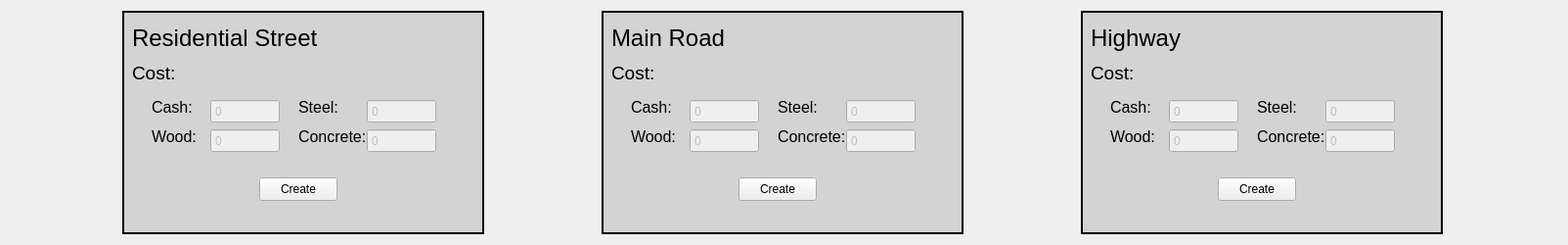
            <widget class="QWidget" name="scrollAreaWidgetContents_7">
             <property name="geometry">
              <rect>
               <x>0</x>
               <y>0</y>
               <width>1603</width>
               <height>250</height>
              </rect>
             </property>
             <layout class="QHBoxLayout" name="horizontalLayout_12">
              <item>
               <widget class="QFrame" name="frmRoadRes">
                <property name="minimumSize">
                 <size>
                  <width>370</width>
                  <height>0</height>
                 </size>
                </property>
                <property name="maximumSize">
                 <size>
                  <width>370</width>
                  <height>16777215</height>
                 </size>
                </property>
                <property name="styleSheet">
                 <string notr="true">#frmRoadRes {
	background-color: rgb(211, 211, 211);
	border: 2px solid black;
}</string>
                </property>
                <property name="frameShape">
                 <enum>QFrame::StyledPanel</enum>
                </property>
                <property name="frameShadow">
                 <enum>QFrame::Raised</enum>
                </property>
                <widget class="QPushButton" name="btnRoadRes">
                 <property name="geometry">
                  <rect>
                   <x>140</x>
                   <y>170</y>
                   <width>80</width>
                   <height>24</height>
                  </rect>
                 </property>
                 <property name="text">
                  <string>Create</string>
                 </property>
                </widget>
                <widget class="QLabel" name="label_345">
                 <property name="geometry">
                  <rect>
                   <x>10</x>
                   <y>10</y>
                   <width>191</width>
                   <height>35</height>
                  </rect>
                 </property>
                 <property name="font">
                  <font>
                   <pointsize>18</pointsize>
                  </font>
                 </property>
                 <property name="text">
                  <string>Residential Street</string>
                 </property>
                </widget>
                <widget class="QLabel" name="label_346">
                 <property name="geometry">
                  <rect>
                   <x>10</x>
                   <y>55</y>
                   <width>49</width>
                   <height>16</height>
                  </rect>
                 </property>
                 <property name="font">
                  <font>
                   <pointsize>14</pointsize>
                  </font>
                 </property>
                 <property name="text">
                  <string>Cost:</string>
                 </property>
                </widget>
                <widget class="QSpinBox" name="spnRoadResWood">
                 <property name="enabled">
                  <bool>false</bool>
                 </property>
                 <property name="geometry">
                  <rect>
                   <x>90</x>
                   <y>120</y>
                   <width>71</width>
                   <height>25</height>
                  </rect>
                 </property>
                 <property name="buttonSymbols">
                  <enum>QAbstractSpinBox::NoButtons</enum>
                 </property>
                 <property name="minimum">
                  <number>0</number>
                 </property>
                 <property name="maximum">
                  <number>1000000</number>
                 </property>
                </widget>
                <widget class="QLabel" name="label_347">
                 <property name="geometry">
                  <rect>
                   <x>30</x>
                   <y>120</y>
                   <width>49</width>
                   <height>16</height>
                  </rect>
                 </property>
                 <property name="font">
                  <font>
                   <pointsize>12</pointsize>
                  </font>
                 </property>
                 <property name="text">
                  <string>Wood:</string>
                 </property>
                </widget>
                <widget class="QSpinBox" name="spnRoadResSteel">
                 <property name="enabled">
                  <bool>false</bool>
                 </property>
                 <property name="geometry">
                  <rect>
                   <x>250</x>
                   <y>90</y>
                   <width>71</width>
                   <height>25</height>
                  </rect>
                 </property>
                 <property name="buttonSymbols">
                  <enum>QAbstractSpinBox::NoButtons</enum>
                 </property>
                 <property name="minimum">
                  <number>0</number>
                 </property>
                 <property name="maximum">
                  <number>1000000</number>
                 </property>
                </widget>
                <widget class="QLabel" name="label_348">
                 <property name="geometry">
                  <rect>
                   <x>180</x>
                   <y>90</y>
                   <width>49</width>
                   <height>16</height>
                  </rect>
                 </property>
                 <property name="font">
                  <font>
                   <pointsize>12</pointsize>
                  </font>
                 </property>
                 <property name="text">
                  <string>Steel:</string>
                 </property>
                </widget>
                <widget class="QLabel" name="label_349">
                 <property name="geometry">
                  <rect>
                   <x>180</x>
                   <y>120</y>
                   <width>71</width>
                   <height>16</height>
                  </rect>
                 </property>
                 <property name="font">
                  <font>
                   <pointsize>12</pointsize>
                  </font>
                 </property>
                 <property name="text">
                  <string>Concrete:</string>
                 </property>
                </widget>
                <widget class="QSpinBox" name="spnRoadResConcrete">
                 <property name="enabled">
                  <bool>false</bool>
                 </property>
                 <property name="geometry">
                  <rect>
                   <x>250</x>
                   <y>120</y>
                   <width>71</width>
                   <height>25</height>
                  </rect>
                 </property>
                 <property name="buttonSymbols">
                  <enum>QAbstractSpinBox::NoButtons</enum>
                 </property>
                 <property name="minimum">
                  <number>0</number>
                 </property>
                 <property name="maximum">
                  <number>1000000</number>
                 </property>
                </widget>
                <widget class="QSpinBox" name="spnRoadResCost">
                 <property name="enabled">
                  <bool>false</bool>
                 </property>
                 <property name="geometry">
                  <rect>
                   <x>90</x>
                   <y>90</y>
                   <width>71</width>
                   <height>25</height>
                  </rect>
                 </property>
                 <property name="buttonSymbols">
                  <enum>QAbstractSpinBox::NoButtons</enum>
                 </property>
                 <property name="minimum">
                  <number>0</number>
                 </property>
                 <property name="maximum">
                  <number>1000000</number>
                 </property>
                </widget>
                <widget class="QLabel" name="label_350">
                 <property name="geometry">
                  <rect>
                   <x>30</x>
                   <y>90</y>
                   <width>49</width>
                   <height>16</height>
                  </rect>
                 </property>
                 <property name="font">
                  <font>
                   <pointsize>12</pointsize>
                  </font>
                 </property>
                 <property name="text">
                  <string>Cash:</string>
                 </property>
                </widget>
               </widget>
              </item>
              <item>
               <widget class="QFrame" name="frmRoadMain">
                <property name="minimumSize">
                 <size>
                  <width>370</width>
                  <height>0</height>
                 </size>
                </property>
                <property name="maximumSize">
                 <size>
                  <width>370</width>
                  <height>16777215</height>
                 </size>
                </property>
                <property name="styleSheet">
                 <string notr="true">#frmRoadMain {
	background-color: rgb(211, 211, 211);
	border: 2px solid black;
}</string>
                </property>
                <property name="frameShape">
                 <enum>QFrame::StyledPanel</enum>
                </property>
                <property name="frameShadow">
                 <enum>QFrame::Raised</enum>
                </property>
                <widget class="QPushButton" name="btnRoadMain">
                 <property name="geometry">
                  <rect>
                   <x>140</x>
                   <y>170</y>
                   <width>80</width>
                   <height>24</height>
                  </rect>
                 </property>
                 <property name="text">
                  <string>Create</string>
                 </property>
                </widget>
                <widget class="QLabel" name="label_352">
                 <property name="geometry">
                  <rect>
                   <x>10</x>
                   <y>10</y>
                   <width>151</width>
                   <height>35</height>
                  </rect>
                 </property>
                 <property name="font">
                  <font>
                   <pointsize>18</pointsize>
                  </font>
                 </property>
                 <property name="text">
                  <string>Main Road</string>
                 </property>
                </widget>
                <widget class="QLabel" name="label_353">
                 <property name="geometry">
                  <rect>
                   <x>10</x>
                   <y>55</y>
                   <width>49</width>
                   <height>16</height>
                  </rect>
                 </property>
                 <property name="font">
                  <font>
                   <pointsize>14</pointsize>
                  </font>
                 </property>
                 <property name="text">
                  <string>Cost:</string>
                 </property>
                </widget>
                <widget class="QSpinBox" name="spnRoadMainWood">
                 <property name="enabled">
                  <bool>false</bool>
                 </property>
                 <property name="geometry">
                  <rect>
                   <x>90</x>
                   <y>120</y>
                   <width>71</width>
                   <height>25</height>
                  </rect>
                 </property>
                 <property name="buttonSymbols">
                  <enum>QAbstractSpinBox::NoButtons</enum>
                 </property>
                 <property name="minimum">
                  <number>0</number>
                 </property>
                 <property name="maximum">
                  <number>1000000</number>
                 </property>
                </widget>
                <widget class="QLabel" name="label_354">
                 <property name="geometry">
                  <rect>
                   <x>30</x>
                   <y>120</y>
                   <width>49</width>
                   <height>16</height>
                  </rect>
                 </property>
                 <property name="font">
                  <font>
                   <pointsize>12</pointsize>
                  </font>
                 </property>
                 <property name="text">
                  <string>Wood:</string>
                 </property>
                </widget>
                <widget class="QSpinBox" name="spnRoadMainSteel">
                 <property name="enabled">
                  <bool>false</bool>
                 </property>
                 <property name="geometry">
                  <rect>
                   <x>250</x>
                   <y>90</y>
                   <width>71</width>
                   <height>25</height>
                  </rect>
                 </property>
                 <property name="buttonSymbols">
                  <enum>QAbstractSpinBox::NoButtons</enum>
                 </property>
                 <property name="minimum">
                  <number>0</number>
                 </property>
                 <property name="maximum">
                  <number>1000000</number>
                 </property>
                </widget>
                <widget class="QLabel" name="label_355">
                 <property name="geometry">
                  <rect>
                   <x>180</x>
                   <y>90</y>
                   <width>49</width>
                   <height>16</height>
                  </rect>
                 </property>
                 <property name="font">
                  <font>
                   <pointsize>12</pointsize>
                  </font>
                 </property>
                 <property name="text">
                  <string>Steel:</string>
                 </property>
                </widget>
                <widget class="QLabel" name="label_356">
                 <property name="geometry">
                  <rect>
                   <x>180</x>
                   <y>120</y>
                   <width>71</width>
                   <height>16</height>
                  </rect>
                 </property>
                 <property name="font">
                  <font>
                   <pointsize>12</pointsize>
                  </font>
                 </property>
                 <property name="text">
                  <string>Concrete:</string>
                 </property>
                </widget>
                <widget class="QSpinBox" name="spnRoadMainConcrete">
                 <property name="enabled">
                  <bool>false</bool>
                 </property>
                 <property name="geometry">
                  <rect>
                   <x>250</x>
                   <y>120</y>
                   <width>71</width>
                   <height>25</height>
                  </rect>
                 </property>
                 <property name="buttonSymbols">
                  <enum>QAbstractSpinBox::NoButtons</enum>
                 </property>
                 <property name="minimum">
                  <number>0</number>
                 </property>
                 <property name="maximum">
                  <number>1000000</number>
                 </property>
                </widget>
                <widget class="QSpinBox" name="spnRoadMainCost">
                 <property name="enabled">
                  <bool>false</bool>
                 </property>
                 <property name="geometry">
                  <rect>
                   <x>90</x>
                   <y>90</y>
                   <width>71</width>
                   <height>25</height>
                  </rect>
                 </property>
                 <property name="buttonSymbols">
                  <enum>QAbstractSpinBox::NoButtons</enum>
                 </property>
                 <property name="minimum">
                  <number>0</number>
                 </property>
                 <property name="maximum">
                  <number>1000000</number>
                 </property>
                </widget>
                <widget class="QLabel" name="label_357">
                 <property name="geometry">
                  <rect>
                   <x>30</x>
                   <y>90</y>
                   <width>49</width>
                   <height>16</height>
                  </rect>
                 </property>
                 <property name="font">
                  <font>
                   <pointsize>12</pointsize>
                  </font>
                 </property>
                 <property name="text">
                  <string>Cash:</string>
                 </property>
                </widget>
               </widget>
              </item>
              <item>
               <widget class="QFrame" name="frmRoadHighway">
                <property name="minimumSize">
                 <size>
                  <width>370</width>
                  <height>0</height>
                 </size>
                </property>
                <property name="maximumSize">
                 <size>
                  <width>370</width>
                  <height>16777215</height>
                 </size>
                </property>
                <property name="styleSheet">
                 <string notr="true">#frmRoadHighway{
	background-color: rgb(211, 211, 211);
	border: 2px solid black;
}</string>
                </property>
                <property name="frameShape">
                 <enum>QFrame::StyledPanel</enum>
                </property>
                <property name="frameShadow">
                 <enum>QFrame::Raised</enum>
                </property>
                <widget class="QPushButton" name="btnRoadHighway">
                 <property name="geometry">
                  <rect>
                   <x>140</x>
                   <y>170</y>
                   <width>80</width>
                   <height>24</height>
                  </rect>
                 </property>
                 <property name="text">
                  <string>Create</string>
                 </property>
                </widget>
                <widget class="QLabel" name="lblRoadHighway">
                 <property name="geometry">
                  <rect>
                   <x>10</x>
                   <y>10</y>
                   <width>171</width>
                   <height>35</height>
                  </rect>
                 </property>
                 <property name="font">
                  <font>
                   <pointsize>18</pointsize>
                  </font>
                 </property>
                 <property name="text">
                  <string>Highway</string>
                 </property>
                </widget>
                <widget class="QLabel" name="label_340">
                 <property name="geometry">
                  <rect>
                   <x>10</x>
                   <y>55</y>
                   <width>49</width>
                   <height>16</height>
                  </rect>
                 </property>
                 <property name="font">
                  <font>
                   <pointsize>14</pointsize>
                  </font>
                 </property>
                 <property name="text">
                  <string>Cost:</string>
                 </property>
                </widget>
                <widget class="QSpinBox" name="spnRoadHighwayWood">
                 <property name="enabled">
                  <bool>false</bool>
                 </property>
                 <property name="geometry">
                  <rect>
                   <x>90</x>
                   <y>120</y>
                   <width>71</width>
                   <height>25</height>
                  </rect>
                 </property>
                 <property name="buttonSymbols">
                  <enum>QAbstractSpinBox::NoButtons</enum>
                 </property>
                 <property name="minimum">
                  <number>0</number>
                 </property>
                 <property name="maximum">
                  <number>1000000</number>
                 </property>
                </widget>
                <widget class="QLabel" name="label_341">
                 <property name="geometry">
                  <rect>
                   <x>30</x>
                   <y>120</y>
                   <width>49</width>
                   <height>16</height>
                  </rect>
                 </property>
                 <property name="font">
                  <font>
                   <pointsize>12</pointsize>
                  </font>
                 </property>
                 <property name="text">
                  <string>Wood:</string>
                 </property>
                </widget>
                <widget class="QSpinBox" name="spnRoadHighwaySteel">
                 <property name="enabled">
                  <bool>false</bool>
                 </property>
                 <property name="geometry">
                  <rect>
                   <x>250</x>
                   <y>90</y>
                   <width>71</width>
                   <height>25</height>
                  </rect>
                 </property>
                 <property name="buttonSymbols">
                  <enum>QAbstractSpinBox::NoButtons</enum>
                 </property>
                 <property name="minimum">
                  <number>0</number>
                 </property>
                 <property name="maximum">
                  <number>1000000</number>
                 </property>
                </widget>
                <widget class="QLabel" name="label_342">
                 <property name="geometry">
                  <rect>
                   <x>180</x>
                   <y>90</y>
                   <width>49</width>
                   <height>16</height>
                  </rect>
                 </property>
                 <property name="font">
                  <font>
                   <pointsize>12</pointsize>
                  </font>
                 </property>
                 <property name="text">
                  <string>Steel:</string>
                 </property>
                </widget>
                <widget class="QLabel" name="label_343">
                 <property name="geometry">
                  <rect>
                   <x>180</x>
                   <y>120</y>
                   <width>71</width>
                   <height>16</height>
                  </rect>
                 </property>
                 <property name="font">
                  <font>
                   <pointsize>12</pointsize>
                  </font>
                 </property>
                 <property name="text">
                  <string>Concrete:</string>
                 </property>
                </widget>
                <widget class="QSpinBox" name="spnRoadHighwayConcrete">
                 <property name="enabled">
                  <bool>false</bool>
                 </property>
                 <property name="geometry">
                  <rect>
                   <x>250</x>
                   <y>120</y>
                   <width>71</width>
                   <height>25</height>
                  </rect>
                 </property>
                 <property name="buttonSymbols">
                  <enum>QAbstractSpinBox::NoButtons</enum>
                 </property>
                 <property name="minimum">
                  <number>0</number>
                 </property>
                 <property name="maximum">
                  <number>1000000</number>
                 </property>
                </widget>
                <widget class="QSpinBox" name="spnRoadHighwayCost">
                 <property name="enabled">
                  <bool>false</bool>
                 </property>
                 <property name="geometry">
                  <rect>
                   <x>90</x>
                   <y>90</y>
                   <width>71</width>
                   <height>25</height>
                  </rect>
                 </property>
                 <property name="buttonSymbols">
                  <enum>QAbstractSpinBox::NoButtons</enum>
                 </property>
                 <property name="minimum">
                  <number>0</number>
                 </property>
                 <property name="maximum">
                  <number>1000000</number>
                 </property>
                </widget>
                <widget class="QLabel" name="label_344">
                 <property name="geometry">
                  <rect>
                   <x>30</x>
                   <y>90</y>
                   <width>49</width>
                   <height>16</height>
                  </rect>
                 </property>
                 <property name="font">
                  <font>
                   <pointsize>12</pointsize>
                  </font>
                 </property>
                 <property name="text">
                  <string>Cash:</string>
                 </property>
                </widget>
               </widget>
              </item>
             </layout>
            </widget>
